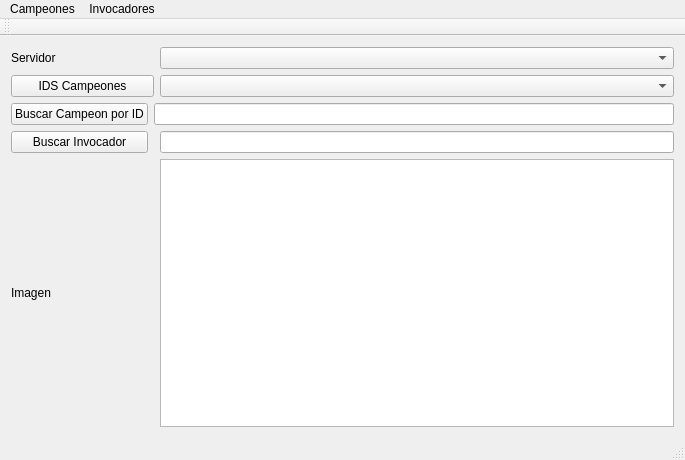
<?xml version="1.0" encoding="UTF-8"?>
<ui version="4.0">
 <class>MainWindow</class>
 <widget class="QMainWindow" name="MainWindow">
  <property name="geometry">
   <rect>
    <x>0</x>
    <y>0</y>
    <width>685</width>
    <height>460</height>
   </rect>
  </property>
  <property name="windowTitle">
   <string>MainWindow</string>
  </property>
  <widget class="QWidget" name="centralWidget">
   <layout class="QGridLayout" name="gridLayout">
    <item row="3" column="2">
     <widget class="QLineEdit" name="lineEditSummonerName"/>
    </item>
    <item row="1" column="2">
     <widget class="QComboBox" name="comboBoxCampeones"/>
    </item>
    <item row="1" column="0" colspan="2">
     <widget class="QPushButton" name="pushButton">
      <property name="text">
       <string>IDS Campeones</string>
      </property>
     </widget>
    </item>
    <item row="2" column="0">
     <widget class="QPushButton" name="pushButtonGetCampeonByID">
      <property name="text">
       <string>Buscar Campeon por ID</string>
      </property>
     </widget>
    </item>
    <item row="3" column="0">
     <widget class="QPushButton" name="pushButtonSearchSummoner">
      <property name="text">
       <string>Buscar Invocador</string>
      </property>
     </widget>
    </item>
    <item row="2" column="1" colspan="2">
     <widget class="QLineEdit" name="lineEditIdCampeon"/>
    </item>
    <item row="0" column="2">
     <widget class="QComboBox" name="comboBoxServer"/>
    </item>
    <item row="5" column="2">
     <widget class="QTextEdit" name="textEditResult"/>
    </item>
    <item row="0" column="0">
     <widget class="QLabel" name="label">
      <property name="text">
       <string>Servidor</string>
      </property>
     </widget>
    </item>
    <item row="5" column="0">
     <widget class="QLabel" name="labelSumonerImage">
      <property name="text">
       <string>Imagen</string>
      </property>
     </widget>
    </item>
   </layout>
  </widget>
  <widget class="QMenuBar" name="menuBar">
   <property name="geometry">
    <rect>
     <x>0</x>
     <y>0</y>
     <width>685</width>
     <height>21</height>
    </rect>
   </property>
   <widget class="QMenu" name="menuCampeones">
    <property name="title">
     <string>Campeones</string>
    </property>
   </widget>
   <widget class="QMenu" name="menuInvocadores">
    <property name="title">
     <string>Invocadores</string>
    </property>
   </widget>
   <addaction name="menuCampeones"/>
   <addaction name="menuInvocadores"/>
  </widget>
  <widget class="QToolBar" name="mainToolBar">
   <attribute name="toolBarArea">
    <enum>TopToolBarArea</enum>
   </attribute>
   <attribute name="toolBarBreak">
    <bool>false</bool>
   </attribute>
  </widget>
  <widget class="QStatusBar" name="statusBar"/>
 </widget>
 <layoutdefault spacing="6" margin="11"/>
 <resources/>
 <connections/>
</ui>
